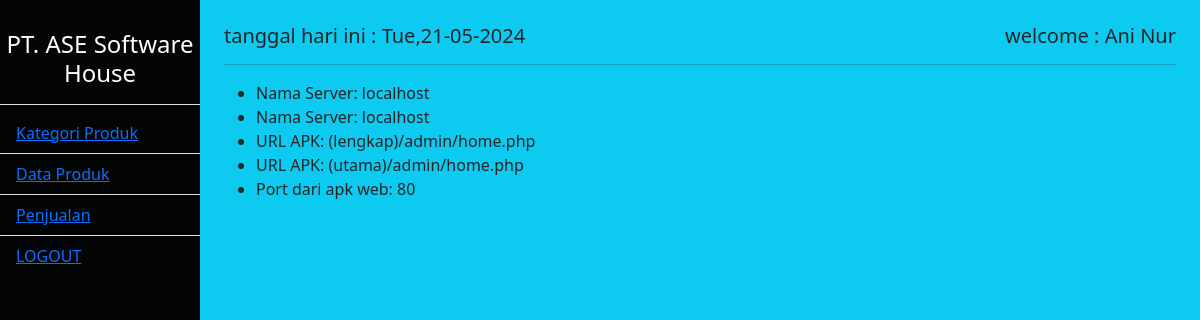
The app's page /admin/home.php (signed in) with its own data.
### tables this page shows
CREATE TABLE `mst_menus` (
  `menuid` int(11) NOT NULL,
  `menu_name` varchar(30) NOT NULL,
  `menu_link` varchar(30) NOT NULL,
  `isactive` tinyint(1) NOT NULL
);

### admin/home.php (the view, shortened to what this page needs)
<?php
if (isset($_SESSION['userlogin'])){
require_once('../config/koneksidb.php');
require_once('../config/general.php');
?>
<!DOCTYPE html>
<html lang="en">
<head>
    <link href="https://cdn.jsdelivr.net/npm/bootstrap@5.3.2/dist/css/bootstrap.min.css" rel="stylesheet">
    <link rel="stylesheet" href="../assets/adminstyle.css">
    <link rel="stylesheet" href="https://cdn.jsdelivr.net/npm/bootstrap-icons@1.11.2/font/bootstrap-icons.min.css">
</head>
<body class="bg-info">
    <div class="container-fluid">
        <div class="row">
            <div class="col-md-2 bg-black left-menu">
                <h4 class="pb-3 text-white text-center border-bottom"><?php
                echo $company; ?></h4>
                <ul class="list-group list-group-flush" id="listmenu">
                    <?php
                    $statment_sql = $cn_mysql->prepare("select*from mst_menus where isactive=1");
                    $statment_sql->execute();
                    $result = $statment_sql->get_result();
                    while ($d = $result ->fetch_assoc()) {
                        echo '<li class="list-group-item"> <a href='.$d["menu_link"].'> '.$d["menu_name"].'<a></li>';
                    }
                    ?>
                    <li class="list-group-item"><a href="logout.php">LOGOUT</a></li>
                </ul>
            </div>
            <div class="col-md-10 p-4">
                <?php
                if(!isset($_GET['modul'])){
                ?>
                <h5 id="title"><?php title(); ?>
                <span style="float: right;"> welcome : <?php echo $_SESSION['loginname']; ?></span></h5>
                <hr>
                <?php
                    echo "
                    <ul>
                        <li>Nama Server: ".$_SERVER['SERVER_NAME']."</li>
                        <li>Nama Server: ".$_SERVER['HTTP_HOST']."</li>
                        <li>URL APK: (lengkap)".$_SERVER['REQUEST_URI']."</li>
                        <li>URL APK: (utama)".$_SERVER['PHP_SELF']."</li>
                        <li>Port dari apk web: ".$_SERVER['SERVER_PORT']."</li>
                    </ul>";
                ?>
            </div>
            <?php
                }
            ?>
        </div>
    </div>
</body>
</html>
<?php
} else {
    echo "<script>alert('memerlukan login');</script>";
    echo "<meta http-equiv=\"REFRESH\" content=\"0;url=index.php\">";
}
?>

### assets/adminstyle.css (style rules this page uses)
.left-menu { height: 200px!important; padding: 30px 0px!important; }
.left-menu li { background-color: rgb(4, 6, 6); color: aqua; }
.left-menu { background-color: rgb(4, 6, 6)!important; height: 100vh!important; padding: 30px 0px!important; }

### records on screen
mst_menus: menu_name "Kategori Produk"
mst_menus: menu_name "Data Produk"
mst_menus: menu_name "Penjualan"

### other values on screen
$company "PT. ASE Software House"
$GLOBALS["date_day"] "Tue"
$GLOBALS["date_today"] "21-05-2024"
$_SESSION['loginname'] "Ani Nur"
$_SERVER['SERVER_NAME'] "localhost"
$_SERVER['HTTP_HOST'] "localhost"
$_SERVER['REQUEST_URI'] "/admin/home.php"
$_SERVER['PHP_SELF'] "/admin/home.php"
$_SERVER['SERVER_PORT'] "80"
